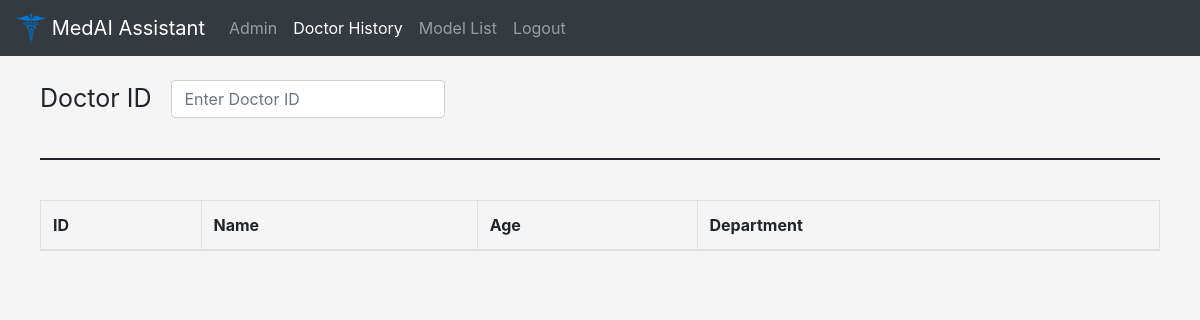
Page /dochist (signed in) on the earlier database version.
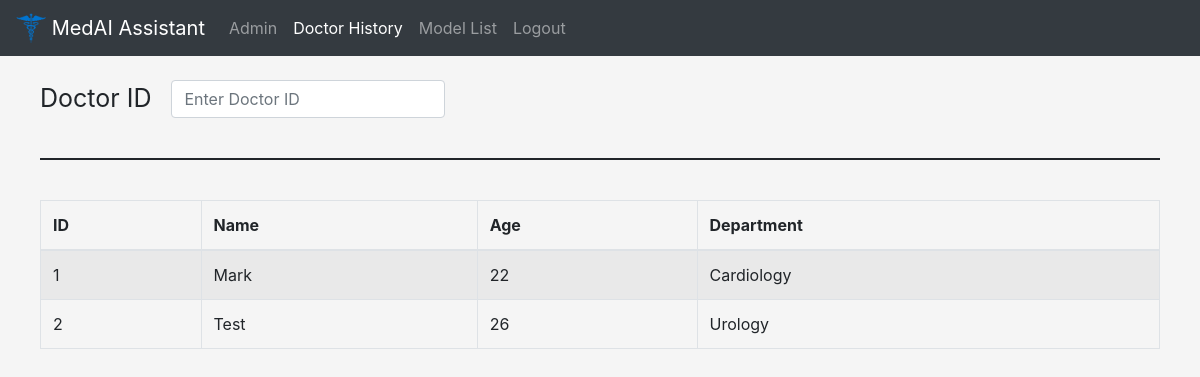
Same page on the later database version.
### tables this page shows
CREATE TABLE "Doctors" (
	"id"	INTEGER,
	"name"	TEXT,
	"age"	INTEGER,
	"dept"	TEXT,
	PRIMARY KEY("id")
);

### app.py (the view)
@app.route('/dochist')
def dochist():
    if check_session():
        if check_admin() == 1:
            return render_template('dochist.html')
        else:
            return redirect(url_for("home"))
    else:
        return redirect(url_for("login"))

### app.py (called while the page is built)
def fetch_all_doctors():
    cur = conn.execute('SELECT * from Doctors')
    return cur.fetchall()

def check_session():
    if "email" in session:
        return True
    else:
        False

def check_admin():
    if session["admin"] == 1:
        return True
    else:
        return False

### templates/dochist.html (shortened to what this page needs)
{% extends "base.html" %}
{% set active_page = "dochist" %}
{% block head %}
<link href="../static/css/pathist.css" rel="stylesheet">
{% endblock %}
{% block content %}
<div class="pathist-body">
    <div>
        <form class="form-inline my-2 my-lg-0">
            <label>Doctor ID</label>
            <input class="form-control mr-sm-2" type="search" placeholder="Enter Doctor ID" aria-label="Search">
        </form>
    </div>
    <br/><hr><br/>
    <div>
        <table class="table table-striped table-bordered">
            <thead>
              <tr>
                <th scope="col">ID</th>
                <th scope="col">Name</th>
                <th scope="col">Age</th>
                <th scope="col">Department</th>
              </tr>
            </thead>
            <tbody id="table-body">
              {% set doctor = fetch_all_doctors() %}
              {% for row in doctor %}
              <tr>
                <td class="doc-id">{{row[0]}}</td>
                <td>{{row[1]}}</td>
                <td>{{row[2]}}</td>
                <td>{{row[3]}}</td>
              </tr>
              {% endfor %}
            </tbody>
          </table>
    </div>
</div>
{% endblock %}

### templates/base.html (shortened to what this page needs)
<!DOCTYPE html>
<html lang="en">
<head>
    <link rel="stylesheet" href="../static/assets/dist/css/bootstrap.min.css">
    {% block head %}{% endblock %}
    {% set navbar1 = ['home','entry','pathist'] -%}
    {% set navbar2 = ['admin','dochist'] -%}
    {% if active_page in navbar1 -%}
      {% set navigation_bar = [
        ('/', 'home', 'Home'),
        ('/entry', 'entry', 'Data Entry'),
        ('/pathist', 'pathist', 'Patient History')
      ] -%}
      {% set active_page = active_page|default('home') -%}
    {% else %}
      {% set navigation_bar = [
        ('/admin', 'admin', 'Admin'),
        ('/dochist', 'dochist', 'Doctor History'),
        ('/model_list', 'model_list', 'Model List')
      ] -%}
      {% set active_page = active_page|default('admin') -%}
    {% endif %}
</head>
<body>
    <nav class="navbar fixed-top navbar-expand-lg navbar-dark bg-dark">
        <a class="navbar-brand" {% if active_page in navbar1 %} href="/home" {% else %} href="/admin" {% endif %}>
            <img src="../static/assets/brand/medical.png" width="30" height="30" class="d-inline-block align-top">
            MedAI Assistant
        </a>
        <div class="collapse navbar-collapse" id="navbarSupportedContent">
          <ul class="navbar-nav mr-auto">
            {% for href, id, caption in navigation_bar %}
              <li{% if id == active_page %} class="nav-item active" {% else %} class="nav-item" {% endif
              %}><a class="nav-link" href="{{ href|e }}">{{ caption|e }}</a></li>
            {% endfor %}
            <li class="nav-item">
              <a class="nav-link" href="/logout">Logout</a>
          </li>
          </ul>
        </div>
      </nav>
    {% block content %}
    {% endblock %}
</body>
</html>

### static/css/pathist.css (style rules this page uses)
.pathist-body { padding: 80px 40px; }
label { padding-right: 20px; font-size: 25px; }
hr { border: 1px solid; }

### templates/base.html (style rules this page uses)
body { background-color: #f5f5f5; }

Differences in the rows shown:
added Doctors: id "1", name "Mark", age "22", dept "Cardiology"
added Doctors: id "2", name "Test", age "26", dept "Urology"
